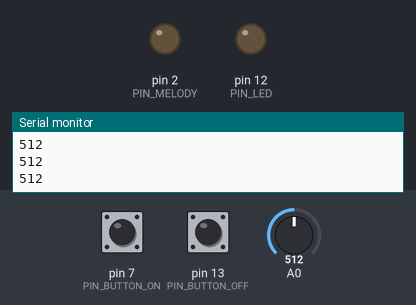
Bench run of a sketch on a simulated Arduino Uno, built with avr-gcc and run on an emulated ATmega328P. Shown: output pins drawn as LEDs (lit = HIGH), the last lines printed to the serial monitor. Dashed ring = blinking. The inputs (shaded band) are chosen by the test bench; at power-on: pin 7 (PIN_BUTTON_ON) LOW, pin 13 (PIN_BUTTON_OFF) LOW, A0 = 512.

Above: at 1.2 s.
1.3 s: pin 7 (PIN_BUTTON_ON) pulled HIGH for 0.15 s
4.4 s: pin 13 (PIN_BUTTON_OFF) pulled HIGH for 3.2 s
At 6.49 s:
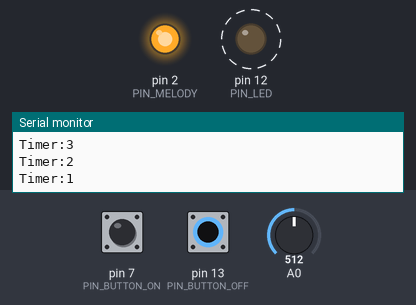
9.1 s: pin 7 (PIN_BUTTON_ON) pulled HIGH for 1 s
At 14.17 s:
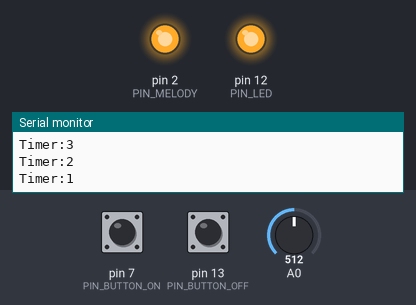
Timing chart, 0 to 15.9 s (numbered marks = the images above; inputs shaded):
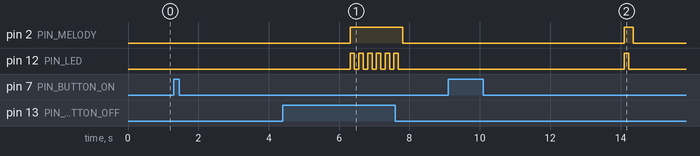

The sketch:

kitchen.ino
```cpp
// (licence header left out)
#define PIN_MELODY 2
#define PIN_BUTTON_ON 7
#define PIN_BUTTON_OFF 13
#define PIN_LED 12

int potentiometer;
int button = 1;
int prev_button = 0;
int button_off = -1;
int timer = 0;
int melody = 0;

void setup() {
  Serial.begin(9600);
  pinMode(PIN_MELODY, OUTPUT);            // Initialize the melody sensor on pin 2.
  pinMode(PIN_BUTTON_ON, INPUT);          // Initialize the putton on pin 7.
  pinMode(PIN_BUTTON_OFF, INPUT);         // Initialize the putton on pin 13.
  pinMode(PIN_LED, OUTPUT);               // Initialize the LED on pin 12.
}

void loop() {
  potentiometer = analogRead(A0);         // Returns a value between 0 (0v) and 1023 (5v).
  Serial.println(potentiometer);

  prev_button = button;
  button = digitalRead(PIN_BUTTON_ON);

  if (prev_button == 0 && button == 1) {
    timer = potentiometer / 100;
  }

  while (timer != 0) {
    Serial.print("Timer:");
    Serial.println(timer);
    delay(1000);
    timer -= 1;
    button_off = 1;
  }

  while (button_off == 1) {
    digitalWrite(PIN_MELODY, ~melody);
    digitalWrite(PIN_LED, HIGH);
    delay(125);
    digitalWrite(PIN_LED, LOW);
    delay(125);
    button_off = digitalRead(PIN_BUTTON_OFF);
  }

  if (button_off == 0) {
    digitalWrite(PIN_MELODY, melody);
    digitalWrite(PIN_LED, LOW);
    button_off = -1;
  }
}
```

Measured:
- after the input at 9.1 s, pin 2 (PIN_MELODY): LOW → HIGH after 5.0 s, → LOW 0.25 s later; pin 12 (PIN_LED): LOW → HIGH after 5.0 s, → LOW 0.13 s later
